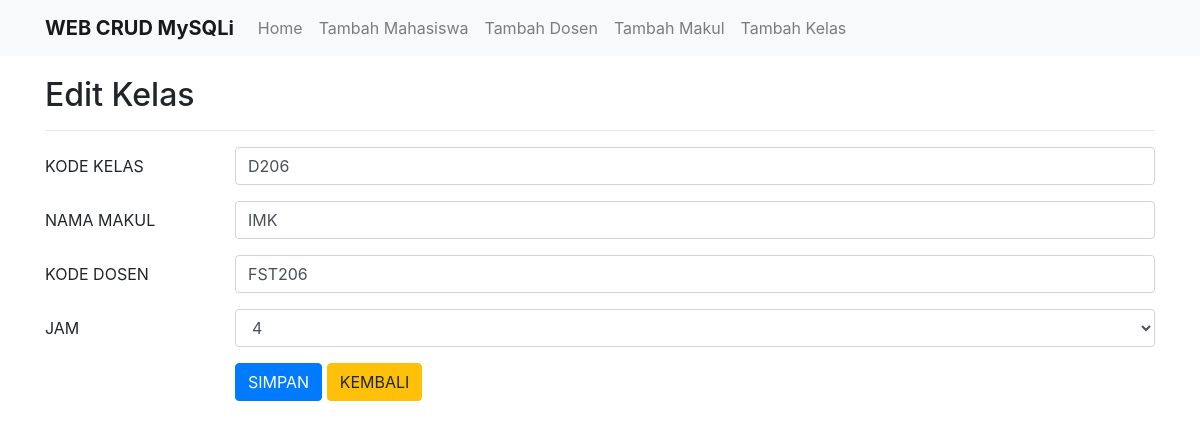
/edit kelas.php?id=2, run on the app's committed database.
### tables this page shows
CREATE TABLE `kelas` (
  `id` int(5) NOT NULL,
  `kode_kelas` varchar(15) NOT NULL,
  `nama_makul` varchar(30) NOT NULL,
  `kode_dosen` varchar(10) NOT NULL,
  `jam` int(5) NOT NULL
);

### edit kelas.php (the view, shortened to what this page needs)
<?php include('config.php'); ?>
<!DOCTYPE html>
<html>
<head>
	<link rel="stylesheet" href="https://stackpath.bootstrapcdn.com/bootstrap/4.1.3/css/bootstrap.min.css">
</head>
<body>
	<nav class="navbar navbar-expand-lg navbar-light bg-light">
		<div class="container">
			<a class="navbar-brand" href="#"><b>WEB CRUD MySQLi</b></a>
			<div class="collapse navbar-collapse" id="navbarSupportedContent">
				<ul class="navbar-nav mr-auto">
					<li class="nav-item">
						<a class="nav-link" href="index.php">Home</a>
					</li>
					<li class="nav-item">
						<a class="nav-link" href="tambah.php">Tambah Mahasiswa</a>
					</li>
					<li class="nav-item">
						<a class="nav-link" href="tambah dosen.php">Tambah Dosen</a>
					</li>
					<li class="nav-item">
						<a class="nav-link" href="tambah makul.php">Tambah Makul</a>
					</li>
					<li class="nav-item">
						<a class="nav-link" href="tambah kelas.php">Tambah Kelas</a>
					</li>
				</ul>
			</div>
		</div>
	</nav>
	<div class="container" style="margin-top:20px">
		<h2>Edit Kelas</h2>
		<hr>
		<?php
		if(isset($_GET['id'])){
			$id = $_GET['id'];
			$select = mysqli_query($koneksi, "SELECT * FROM kelas WHERE id='$id'") or die(mysqli_error($koneksi));
			if(mysqli_num_rows($select) == 0){
				echo '<div class="alert alert-warning">ID tidak ada dalam database.</div>';
				exit();
			}else{
				$data = mysqli_fetch_assoc($select);
			}
		}
		?>
		<form action="edit kelas.php?id=<?php echo $id; ?>" method="post">
			<div class="form-group row">
				<label class="col-sm-2 col-form-label">KODE KELAS</label>
				<div class="col-sm-10">
					<input type="text" name="kode_kelas" class="form-control" value="<?php echo $data['kode_kelas']; ?>" required>
				</div>
			</div>
			<div class="form-group row">
				<label class="col-sm-2 col-form-label">NAMA MAKUL</label>
				<div class="col-sm-10">
					<input type="text" name="nama_makul" class="form-control" value="<?php echo $data['nama_makul']; ?>" required>
				</div>
			</div>
			<div class="form-group row">
				<label class="col-sm-2 col-form-label">KODE DOSEN</label>
				<div class="col-sm-10">
					<input type="text" name="kode_dosen" class="form-control" value="<?php echo $data['kode_dosen']; ?>" required>
				</div>
			</div>
			<div class="form-group row">
				<label class="col-sm-2 col-form-label">JAM</label>
				<div class="col-sm-10">
					<select name="jam" class="form-control" required>
						<option value="4" <?php if($data['jam'] == '4'){ echo 'selected'; } ?>>4</option>
					</select>
				</div>
			</div>
			<div class="form-group row">
				<label class="col-sm-2 col-form-label">&nbsp;</label>
				<div class="col-sm-10">
					<input type="submit" name="submit" class="btn btn-primary" value="SIMPAN">
					<a href="index.php" class="btn btn-warning">KEMBALI</a>
				</div>
			</div>
		</form>
	</div>
</body>
</html>

### data on the page
kelas: kode_kelas "D206", nama_makul "IMK", kode_dosen "FST206", jam "4"
